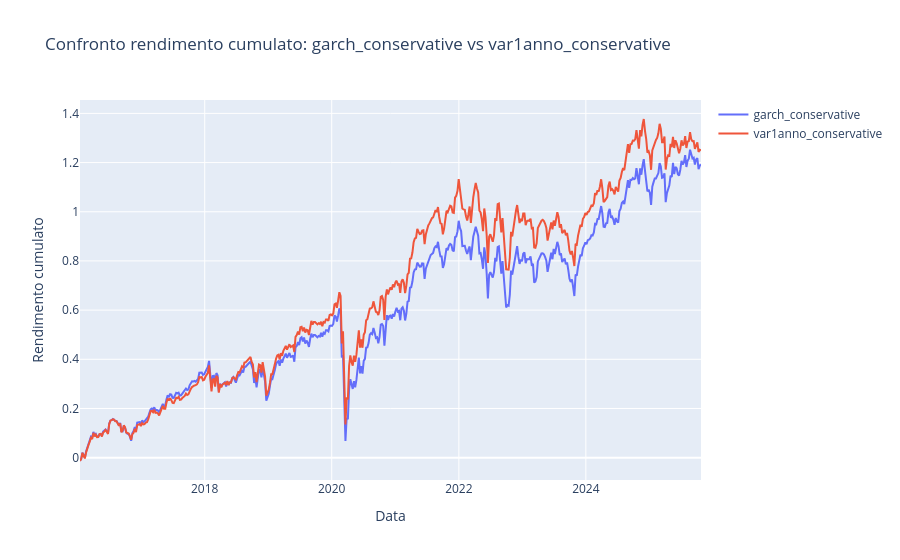
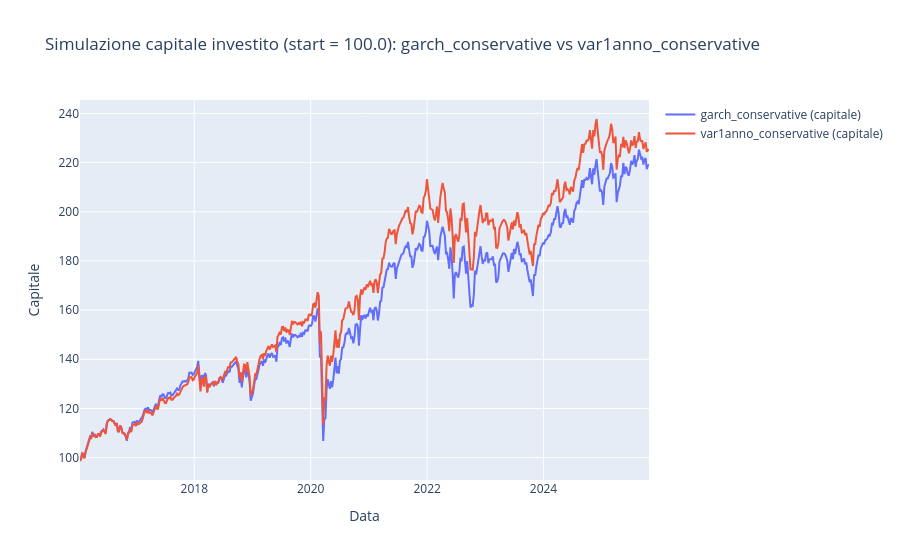
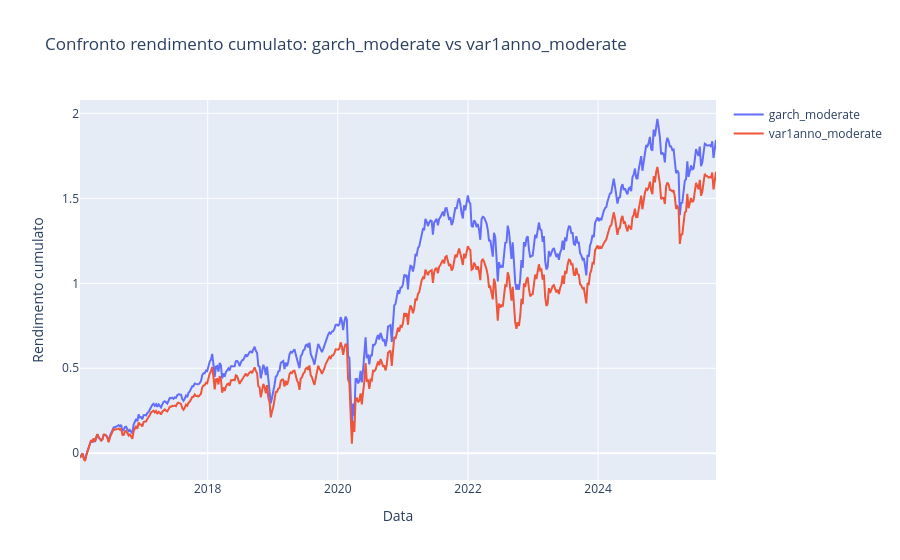
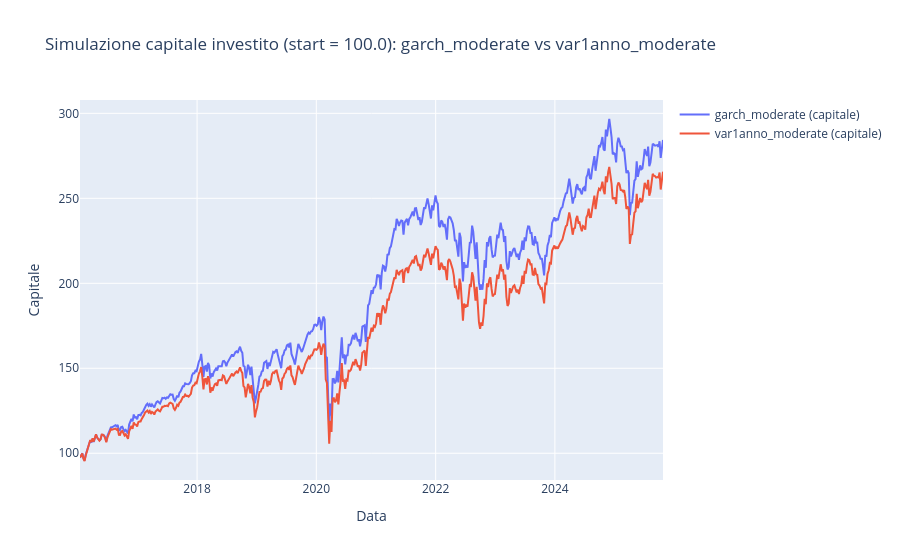

The code cell stored with these charts, in order, in its notebook:
### Code cell
# Conservative
res_cons = full_comparison_for_class("conservative")

# Moderate
res_mod = full_comparison_for_class("moderate")

# Aggressive
res_agg = full_comparison_for_class("aggressive")

### Figure 1 — Plotly figure (JSON) as saved in the notebook; plotly's stock layout.template omitted (floating-point values rounded to 4 significant figures; data arrays with more than 128 entries replaced by an {"elided": "..."} marker saying what was removed)
{"data": [{"mode": "lines", "name": "garch_conservative", "type": "scatter", "x": {"elided": "511 str values"}, "y": {"elided": "511 float values"}}, {"mode": "lines", "name": "var1anno_conservative", "type": "scatter", "x": {"elided": "511 str values"}, "y": {"elided": "511 float values"}}], "layout": {"autosize": true, "hovermode": "x unified", "title": {"text": "Confronto rendimento cumulato: garch_conservative vs var1anno_conservative"}, "xaxis": {"autorange": true, "range": ["2016-01-15", "2025-10-24"], "title": {"text": "Data"}, "type": "date"}, "yaxis": {"autorange": true, "range": [-0.0909, 1.454], "title": {"text": "Rendimento cumulato"}, "type": "linear"}}}

### Figure 2 — Plotly figure (JSON) as saved in the notebook; plotly's stock layout.template omitted (floating-point values rounded to 4 significant figures; data arrays with more than 128 entries replaced by an {"elided": "..."} marker saying what was removed)
{"data": [{"mode": "lines", "name": "garch_conservative (capitale)", "type": "scatter", "x": {"elided": "511 str values"}, "y": {"elided": "511 float values"}}, {"mode": "lines", "name": "var1anno_conservative (capitale)", "type": "scatter", "x": {"elided": "511 str values"}, "y": {"elided": "511 float values"}}], "layout": {"autosize": true, "hovermode": "x unified", "title": {"text": "Simulazione capitale investito (start = 100.0): garch_conservative vs var1anno_conservative"}, "xaxis": {"autorange": true, "range": ["2016-01-15", "2025-10-24"], "title": {"text": "Data"}, "type": "date"}, "yaxis": {"autorange": true, "range": [90.91, 245.4], "title": {"text": "Capitale"}, "type": "linear"}}}

### Figure 3 — Plotly figure (JSON) as saved in the notebook; plotly's stock layout.template omitted (floating-point values rounded to 4 significant figures; data arrays with more than 128 entries replaced by an {"elided": "..."} marker saying what was removed)
{"data": [{"mode": "lines", "name": "garch_moderate", "type": "scatter", "x": {"elided": "511 str values"}, "y": {"elided": "511 float values"}}, {"mode": "lines", "name": "var1anno_moderate", "type": "scatter", "x": {"elided": "511 str values"}, "y": {"elided": "511 float values"}}], "layout": {"autosize": true, "hovermode": "x unified", "title": {"text": "Confronto rendimento cumulato: garch_moderate vs var1anno_moderate"}, "xaxis": {"autorange": true, "range": ["2016-01-15", "2025-10-24"], "title": {"text": "Data"}, "type": "date"}, "yaxis": {"autorange": true, "range": [-0.1573, 2.078], "title": {"text": "Rendimento cumulato"}, "type": "linear"}}}

### Figure 4 — Plotly figure (JSON) as saved in the notebook; plotly's stock layout.template omitted (floating-point values rounded to 4 significant figures; data arrays with more than 128 entries replaced by an {"elided": "..."} marker saying what was removed)
{"data": [{"mode": "lines", "name": "garch_moderate (capitale)", "type": "scatter", "x": {"elided": "511 str values"}, "y": {"elided": "511 float values"}}, {"mode": "lines", "name": "var1anno_moderate (capitale)", "type": "scatter", "x": {"elided": "511 str values"}, "y": {"elided": "511 float values"}}], "layout": {"autosize": true, "hovermode": "x unified", "title": {"text": "Simulazione capitale investito (start = 100.0): garch_moderate vs var1anno_moderate"}, "xaxis": {"autorange": true, "range": ["2016-01-15", "2025-10-24"], "title": {"text": "Data"}, "type": "date"}, "yaxis": {"autorange": true, "range": [84.27, 307.8], "title": {"text": "Capitale"}, "type": "linear"}}}
